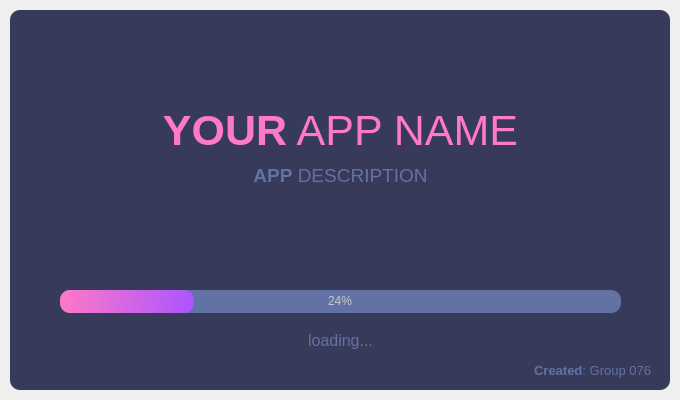
<?xml version="1.0" encoding="UTF-8"?>
<ui version="4.0">
 <class>SplashScreen</class>
 <widget class="QMainWindow" name="SplashScreen">
  <property name="geometry">
   <rect>
    <x>0</x>
    <y>0</y>
    <width>680</width>
    <height>400</height>
   </rect>
  </property>
  <property name="windowTitle">
   <string>MainWindow</string>
  </property>
  <widget class="QWidget" name="centralwidget">
   <layout class="QVBoxLayout" name="verticalLayout">
    <property name="spacing">
     <number>0</number>
    </property>
    <property name="leftMargin">
     <number>10</number>
    </property>
    <property name="topMargin">
     <number>10</number>
    </property>
    <property name="rightMargin">
     <number>10</number>
    </property>
    <property name="bottomMargin">
     <number>10</number>
    </property>
    <item>
     <widget class="QFrame" name="dropShadowFrame">
      <property name="styleSheet">
       <string notr="true">QFrame {	
	background-color: rgb(56, 58, 89);	
	color: rgb(220, 220, 220);
	border-radius: 10px;
}</string>
      </property>
      <property name="frameShape">
       <enum>QFrame::StyledPanel</enum>
      </property>
      <property name="frameShadow">
       <enum>QFrame::Raised</enum>
      </property>
      <widget class="QLabel" name="label_title">
       <property name="geometry">
        <rect>
         <x>0</x>
         <y>90</y>
         <width>661</width>
         <height>61</height>
        </rect>
       </property>
       <property name="font">
        <font>
         <family>Segoe UI</family>
         <pointsize>32</pointsize>
        </font>
       </property>
       <property name="styleSheet">
        <string notr="true">color: rgb(254, 121, 199);</string>
       </property>
       <property name="text">
        <string>&lt;strong&gt;YOUR&lt;/strong&gt; APP NAME</string>
       </property>
       <property name="alignment">
        <set>Qt::AlignCenter</set>
       </property>
      </widget>
      <widget class="QLabel" name="label_description">
       <property name="geometry">
        <rect>
         <x>0</x>
         <y>150</y>
         <width>661</width>
         <height>31</height>
        </rect>
       </property>
       <property name="font">
        <font>
         <family>Segoe UI</family>
         <pointsize>14</pointsize>
        </font>
       </property>
       <property name="styleSheet">
        <string notr="true">color: rgb(98, 114, 164);</string>
       </property>
       <property name="text">
        <string>&lt;strong&gt;APP&lt;/strong&gt; DESCRIPTION</string>
       </property>
       <property name="alignment">
        <set>Qt::AlignCenter</set>
       </property>
      </widget>
      <widget class="QProgressBar" name="progressBar">
       <property name="geometry">
        <rect>
         <x>50</x>
         <y>280</y>
         <width>561</width>
         <height>23</height>
        </rect>
       </property>
       <property name="styleSheet">
        <string notr="true">QProgressBar {
	
	background-color: rgb(98, 114, 164);
	color: rgb(200, 200, 200);
	border-style: none;
	border-radius: 10px;
	text-align: center;
}
QProgressBar::chunk{
	border-radius: 10px;
	background-color: qlineargradient(spread:pad, x1:0, y1:0.511364, x2:1, y2:0.523, stop:0 rgba(254, 121, 199, 255), stop:1 rgba(170, 85, 255, 255));
}</string>
       </property>
       <property name="value">
        <number>24</number>
       </property>
      </widget>
      <widget class="QLabel" name="label_loading">
       <property name="geometry">
        <rect>
         <x>0</x>
         <y>320</y>
         <width>661</width>
         <height>21</height>
        </rect>
       </property>
       <property name="font">
        <font>
         <family>Segoe UI</family>
         <pointsize>12</pointsize>
        </font>
       </property>
       <property name="styleSheet">
        <string notr="true">color: rgb(98, 114, 164);</string>
       </property>
       <property name="text">
        <string>loading...</string>
       </property>
       <property name="alignment">
        <set>Qt::AlignCenter</set>
       </property>
      </widget>
      <widget class="QLabel" name="label_credits">
       <property name="geometry">
        <rect>
         <x>20</x>
         <y>350</y>
         <width>621</width>
         <height>21</height>
        </rect>
       </property>
       <property name="font">
        <font>
         <family>Segoe UI</family>
         <pointsize>10</pointsize>
        </font>
       </property>
       <property name="styleSheet">
        <string notr="true">color: rgb(98, 114, 164);</string>
       </property>
       <property name="text">
        <string>&lt;html&gt;&lt;head/&gt;&lt;body&gt;&lt;p&gt;&lt;span style=&quot; font-weight:600;&quot;&gt;Created&lt;/span&gt;: Group 076&lt;/p&gt;&lt;/body&gt;&lt;/html&gt;</string>
       </property>
       <property name="alignment">
        <set>Qt::AlignRight|Qt::AlignTrailing|Qt::AlignVCenter</set>
       </property>
      </widget>
     </widget>
    </item>
   </layout>
  </widget>
 </widget>
 <resources/>
 <connections/>
</ui>
